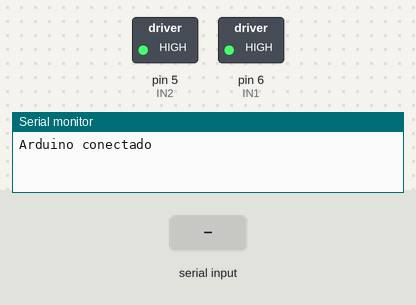
The program below on a simulated Arduino Uno, built with avr-gcc and run on an emulated ATmega328P. Shown: switched loads named in the program (green lamp = pin HIGH), the last lines printed to the serial monitor. Inputs (shaded band) come from the test bench.

Above: at 1.2 s.
1.3 s: "W" received over Serial
At 2.5 s:
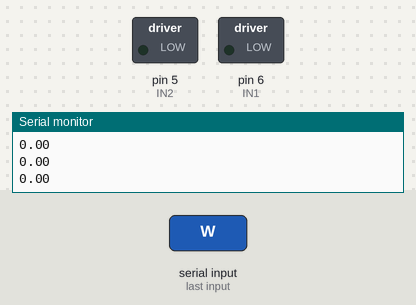
2.8 s: "Y" received over Serial
At 3.3 s:
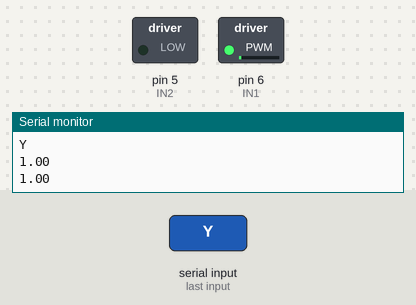
4.3 s: "S" received over Serial
At 6.5 s:
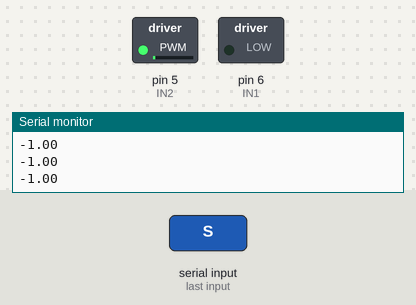
6.8 s: "X" received over Serial
At 7.9 s:
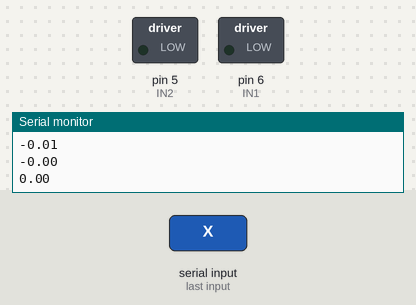
Timing chart, 0 to 9.3 s (numbered marks = the images above; inputs shaded):
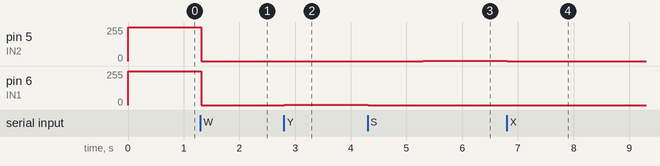

The program:

main.cpp
```cpp
#include <Arduino.h>

#define IN1 6
#define IN2 5
#define PASSOS_ACC 100 // Menor que 100 pelo menos
#define TEMPO_ACC 1000
#define DURACAO_PASSO TEMPO_ACC/PASSOS_ACC

/*
Obs: passos_acc <= tempo_acc
*/

uint8_t velocidade_motor;
float velocidade_abs_motor;

typedef enum{HR, AHR, PRD} stt_motor;

/*
HR -> Horário
AHR -> Anti Horário
PRD -> Parado
*/

typedef enum{INI, TS, FNLZ} stt_modo;

/*
INI -> Inicializando o modo
TS -> Transição do modo
FNLZ -> Finalização do modo
*/

stt_motor StatusMotor = PRD;
stt_modo StatusHorario = INI;
stt_modo StatusAntihorario = INI;
stt_modo StatusParado = INI;

// Protótipos das funções
void freiar();
void atualizar_velocidade();

// Código de Inicialização
void setup() {
  pinMode(IN1, OUTPUT);
  pinMode(IN2, OUTPUT);

  Serial.begin(9600);
  Serial.println("Arduino conectado");

  freiar();
}

// Superloop
void loop() {
  static uint32_t timer = 0;
  static uint32_t instante_transicao = 0;
  static int16_t ultima_velocidade_reportada;
  static int16_t velocidade_na_transicao = 0;
  static int16_t passo_velocidade = 0;
  static uint8_t contador_passos = 0;

  // A cada segundo, reporta a velocidade do motor, caso ela tenha mudado.
  if (millis() - timer >= 1000){
    timer = millis();

    if(ultima_velocidade_reportada != velocidade_abs_motor){
      Serial.println(velocidade_abs_motor);
      ultima_velocidade_reportada = velocidade_abs_motor;
    }
  }

  if (Serial.available()){
    char comando = Serial.read();
    Serial.println(comando);

    switch(comando){
      case 'W':
        if(StatusMotor != HR){
          StatusMotor = HR;
          StatusHorario = INI;
        };
        break;
      case 'S':
        if(StatusMotor != AHR){
          StatusMotor = AHR;
          StatusAntihorario = INI;
        };
        break;
      case 'X':
        if(StatusMotor != PRD){
          StatusMotor = PRD;
          StatusParado = INI;
        }
        break;
      case 'P':
        freiar();
        velocidade_abs_motor = 0;
        atualizar_velocidade();
        break;
      case 'Y':
        if(velocidade_abs_motor < 255){
          velocidade_abs_motor++;
          atualizar_velocidade();
        }
        break;
      case 'H':
        if(velocidade_abs_motor > -255){
          velocidade_abs_motor--;
          atualizar_velocidade();
        }
        break;
      default:
        break;
    }
  }
  // Máquina de Estados do Motor
  switch(StatusMotor){
    case HR: // Controle da máquina de estados do horário
      switch(StatusHorario){
        case INI:
          velocidade_na_transicao = velocidade_abs_motor;
          passo_velocidade = -(2*velocidade_na_transicao);
          instante_transicao = millis();
          contador_passos = 0;
          StatusHorario = TS;
        break;
        case TS:
          if(millis() - instante_transicao >= DURACAO_PASSO){
            instante_transicao = millis();
            velocidade_abs_motor = (PASSOS_ACC*velocidade_abs_motor + passo_velocidade);
            velocidade_abs_motor /= PASSOS_ACC;
            //if(velocidade_abs_motor == 0) velocidade_abs_motor = 2; // Se a velocidade for 0, subtrai 1
            atualizar_velocidade();
            contador_passos++;

            if(contador_passos == PASSOS_ACC) {
              if (velocidade_abs_motor != -velocidade_na_transicao){
              velocidade_abs_motor = -velocidade_na_transicao;
              atualizar_velocidade();
              }
              StatusHorario = FNLZ;
            }
          }
        break;
        case FNLZ:
          // Nada, por enquanto
        break;
      }
    break;

    case AHR: // Controle da máquina de estados do anti horário
      switch(StatusAntihorario){
        case INI:
          velocidade_na_transicao = velocidade_abs_motor;
          passo_velocidade = -(2*velocidade_na_transicao);
          instante_transicao = millis();
          contador_passos = 0;
          StatusAntihorario = TS;
        break;

        case TS:
          if(millis() - instante_transicao >= DURACAO_PASSO){
            instante_transicao = millis();
            velocidade_abs_motor = (PASSOS_ACC*velocidade_abs_motor + passo_velocidade);
            velocidade_abs_motor /= PASSOS_ACC;
            //if(velocidade_abs_motor == 0) velocidade_abs_motor = -2; // Se a velocidade for 0, subtrai 1
            atualizar_velocidade();
            contador_passos++;

            if(contador_passos == PASSOS_ACC) {
              if (velocidade_abs_motor != -velocidade_na_transicao){
              velocidade_abs_motor = -velocidade_na_transicao;
              atualizar_velocidade();
              }
              StatusAntihorario = FNLZ;
            }
          }
        break;

        case FNLZ:
          // Nada por enquanto.
        break;
      }
    break;

    case PRD: // Controle da máquina de estados do parado horário
      switch(StatusParado){
        case INI:
          velocidade_na_transicao = velocidade_abs_motor;
          passo_velocidade = -velocidade_na_transicao;
          instante_transicao = millis();
          contador_passos = 0;
          StatusParado = TS;
        break;

        case TS:
          if(millis() - instante_transicao >= DURACAO_PASSO){
            instante_transicao = millis();
            velocidade_abs_motor = (PASSOS_ACC*velocidade_abs_motor + passo_velocidade);
            velocidade_abs_motor /= PASSOS_ACC;
            atualizar_velocidade();
            contador_passos++;

            if(contador_passos == PASSOS_ACC) {
              if (velocidade_abs_motor != 0){
              velocidade_abs_motor = 0;
              atualizar_velocidade();
              }
              StatusParado = FNLZ;
            }
          }
        break;

        case FNLZ:
          // Nada por enquanto...
        break;
      }
    break;
  }
}

void freiar(){
  digitalWrite(IN1, HIGH);
  digitalWrite(IN2, HIGH);

  StatusMotor = PRD;
  StatusParado = FNLZ;
  return;
}

void atualizar_velocidade(){
  Serial.println(velocidade_abs_motor);
  static uint8_t verif_transicao;

  velocidade_motor = abs(velocidade_abs_motor);
  verif_transicao = (StatusHorario == TS | StatusAntihorario == TS | StatusParado == TS);

  if (velocidade_abs_motor > 0 && StatusMotor != HR && !verif_transicao){
    StatusMotor = HR;
    StatusHorario = FNLZ;
  }else if(velocidade_abs_motor == 0 && StatusMotor != PRD && !verif_transicao){
    StatusMotor = PRD;
    StatusParado = FNLZ;
  }else if(velocidade_abs_motor < 0 && StatusMotor != AHR && !verif_transicao){
    StatusMotor = AHR;
    StatusAntihorario = FNLZ;
  }

  if (velocidade_abs_motor >= 0){
    analogWrite(IN1, velocidade_motor);
    digitalWrite(IN2, LOW);
  }else{
    analogWrite(IN2, velocidade_motor);
    digitalWrite(IN1, LOW);
  }
  return;
}
```

Measured:
- after the input at 1.3 s, pin 5 (IN2), pin 6 (IN1): 255/255 → 0/255 at once
- after the input at 2.8 s, pin 6 (IN1): 0/255 → 1/255 at once
- after the input at 4.3 s, pin 5 (IN2): 0/255 → 1/255 after 1.0 s; pin 6 (IN1): 1/255 → 0/255 at once
- after the input at 6.8 s, pin 5 (IN2): 1/255 → 0/255 at once
